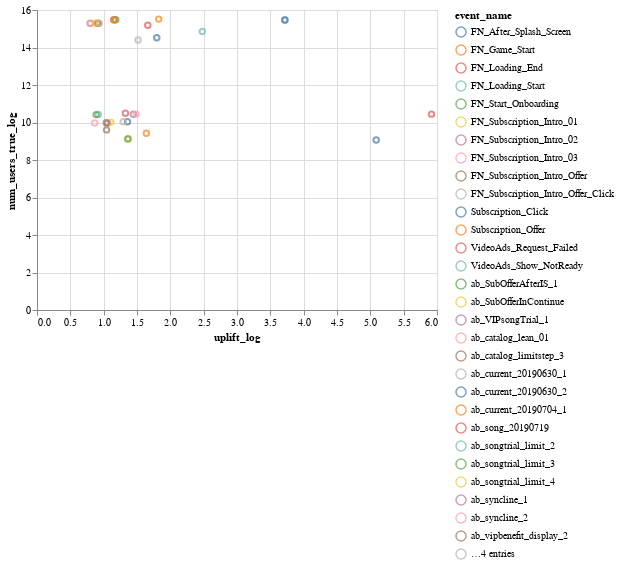

Notebook code cell kept with this figure:
### Markdown cell above
Need a better visual? We plot event with log number for clearer relation (the uplift is just relative in this chart)

### Code cell
chart2

### Figure 1 — Vega-Lite specification as saved in the notebook (floating-point values rounded to 4 significant figures; data arrays with more than 128 entries replaced by an {"elided": "..."} marker saying what was removed)
{"$schema": "https://vega.github.io/schema/vega-lite/v3.4.0.json", "config": {"mark": {"tooltip": null}, "view": {"height": 300, "width": 400}}, "data": {"name": "data-d0ded147d22626249e1f6c6fceadc51f"}, "datasets": {"data-d0ded147d22626249e1f6c6fceadc51f": {"elided": "182 records"}}, "encoding": {"color": {"field": "event_name", "type": "nominal"}, "tooltip": [{"field": "event_name", "type": "nominal"}, {"field": "uplift_log", "type": "quantitative"}, {"field": "num_users_true_log", "type": "quantitative"}], "x": {"field": "uplift_log", "scale": {"rangeStep": 2}, "type": "quantitative"}, "y": {"field": "num_users_true_log", "type": "quantitative"}}, "mark": "point", "selection": {"selector002": {"bind": "scales", "encodings": ["x", "y"], "type": "interval"}}, "transform": [{"filter": {"field": "uplift_log", "range": [0.5, 10]}}]}
